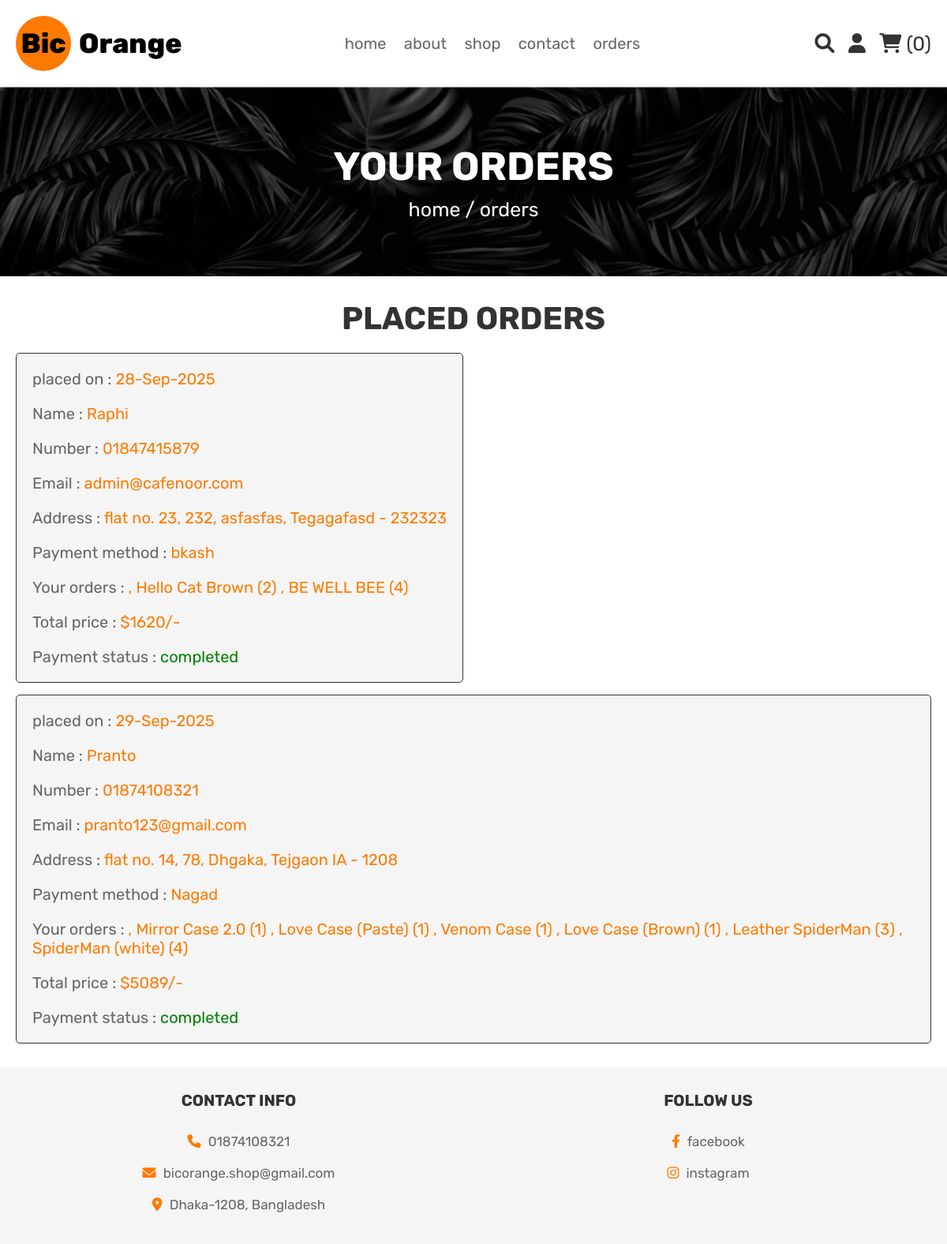
The app's page /orders.php (signed in), older data.
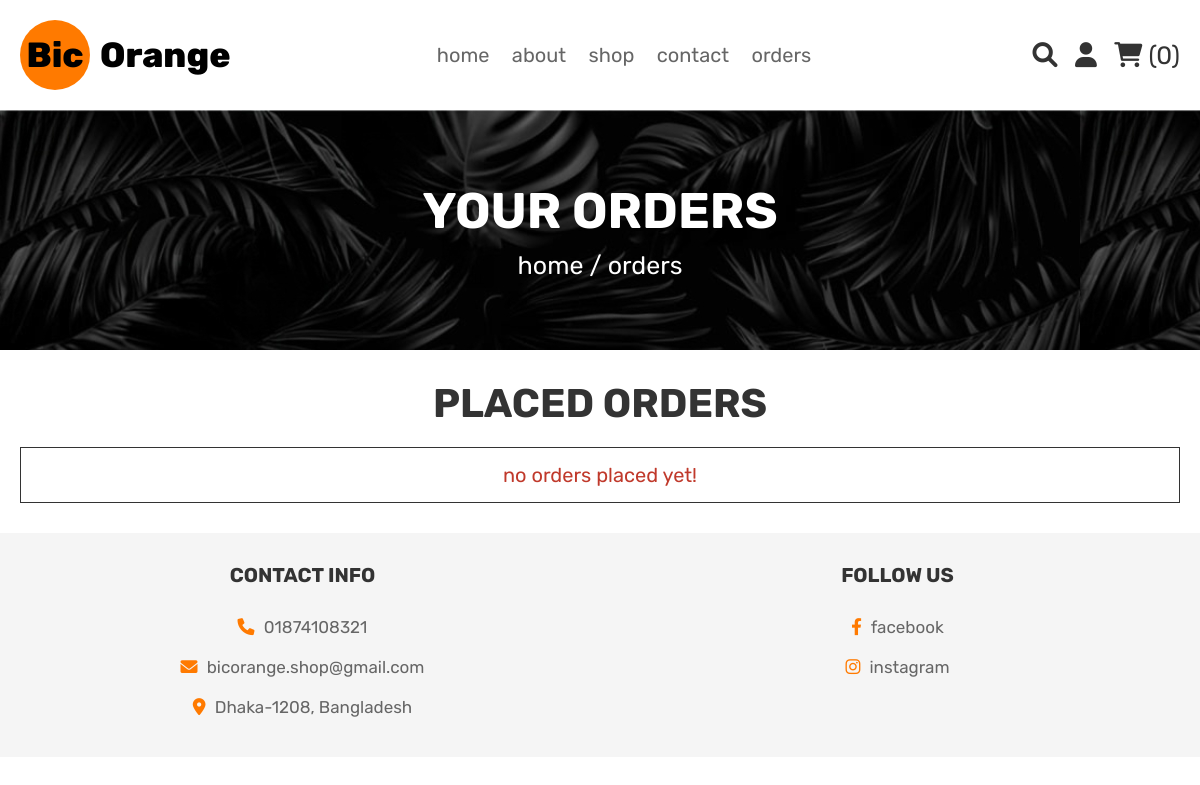
The same page, newer data.
### tables this page shows
CREATE TABLE `orders` (
  `id` int(100) NOT NULL,
  `user_id` int(100) NOT NULL,
  `name` varchar(100) NOT NULL,
  `number` varchar(12) NOT NULL,
  `email` varchar(100) NOT NULL,
  `method` varchar(50) NOT NULL,
  `address` varchar(500) NOT NULL,
  `total_products` varchar(1000) NOT NULL,
  `total_price` int(100) NOT NULL,
  `placed_on` varchar(50) NOT NULL,
  `payment_status` varchar(20) NOT NULL DEFAULT 'pending'
);

### orders.php (the view, shortened to what this page needs)
<?php
include 'config.php';
$user_id = $_SESSION['user_id'];
?>
<!DOCTYPE html>
<html lang="en">
<head>
   <link rel="stylesheet" href="https://cdnjs.cloudflare.com/ajax/libs/font-awesome/6.0.0/css/all.min.css">
   <link rel="stylesheet" href="css/style.css">
</head>
<body>
<?php include 'header.php'; ?>
<div class="heading">
   <h3>your orders</h3>
   <p> <a href="home.php">home</a> / orders </p>
</div>
<section class="placed-orders">
   <h1 class="title">placed orders</h1>
   <div class="box-container">
      <?php
         $order_query = mysqli_query($conn, "SELECT * FROM `orders` WHERE user_id = '$user_id'") or die('query failed');
         if(mysqli_num_rows($order_query) > 0){
            while($fetch_orders = mysqli_fetch_assoc($order_query)){
      ?>
      <div class="col-xl-4">
                              <form method="post" name="pay_now" action="https://www.sandbox.paypal.com/cgi-bin/webscr">
      <div class="box">
         <p> placed on : <span><?php echo $fetch_orders['placed_on']; ?></span> </p>
         <p> Name : <span><?php echo $fetch_orders['name']; ?></span> </p>
         <p> Number : <span><?php echo $fetch_orders['number']; ?></span> </p>
         <p> Email : <span><?php echo $fetch_orders['email']; ?></span> </p>
         <p> Address : <span><?php echo $fetch_orders['address']; ?></span> </p>
         <p> Payment method : <span><?php echo $fetch_orders['method']; ?></span> </p>
         <p> Your orders : <span><?php echo $fetch_orders['total_products']; ?></span> </p>
         <p> Total price : <span>$<?php echo $fetch_orders['total_price']; ?>/-</span> </p>
         <p> Payment status : <span style="color:<?php if($fetch_orders['payment_status'] == 'pending'){ echo 'red'; }else{ echo 'green'; } ?>;"><?php echo $fetch_orders['payment_status']; ?></span> </p>
      </div>
</div>
      <?php
       }
      }else{
         echo '<p class="empty">no orders placed yet!</p>';
      }
      ?>
   </div>
</section>
<?php include 'footer.php'; ?>
</body>
</html>

### header.php (shortened to what this page needs)
<header class="header">
   <div class="header-2">
      <div class="flex">
            <a class="logo" href="home.php">
             <span class="dot">Bic</span><span class="brand-text">Orange</span>
            </a>
         <nav class="navbar">
            <a href="home.php">home</a>
            <a href="about.php">about</a>
            <a href="shop.php">shop</a>
            <a href="contact.php">contact</a>
            <a href="orders.php">orders</a>
         </nav>
         <div class="icons">
            <a href="search_page.php" class="fas fa-search"></a>
            <div id="user-btn" class="fas fa-user"></div>
            <?php
               $select_cart_number = mysqli_query($conn, "SELECT * FROM `cart` WHERE user_id = '$user_id'") or die('query failed');
               $cart_rows_number = mysqli_num_rows($select_cart_number);
            ?>
            <a href="cart.php"> <i class="fas fa-shopping-cart"></i> <span>(<?php echo $cart_rows_number; ?>)</span> </a>
         </div>
      </div>
   </div>
</header>

### footer.php
<section class="footer">
   <div class="box-container" align="center">
      <div class="box">
         <h3>contact info</h3>
         <p> <i class="fas fa-phone"></i> 01874108321</p>
         <p> <i class="fas fa-envelope"></i> bicorange.shop@gmail.com</p>
         <p> <i class="fas fa-map-marker-alt"></i> Dhaka-1208, Bangladesh </p>
      </div>
      <div class="box">
         <h3>follow us</h3>
         <a href="https://www.facebook.com/profile.php?id=61567093935934" target=blank> <i class="fab fa-facebook-f"></i> facebook </a>
         <a href="https://www.instagram.com/bicorange.shop?utm_source=ig_web_button_share_sheet&igsh=ZDNlZDc0MzIxNw==" target=blank> <i class="fab fa-instagram"></i> instagram </a>
      </div>
   </div>
</section>

### css/style.css (style rules this page uses)
:root { --purple:#ff7a00ff; --red:#c0392b; --orange:#f39c12; --black:#333; --white:#fff; --light-color:#666; --light-bg:#f5f5f5; --border:.1rem solid var(--black); --box-shadow:0 .5rem 1rem rgba(0,0,0,.1); }
* { font-family: 'Rubik', sans-serif; margin:0; padding:0; box-sizing: border-box; outline: none; border:none; text-decoration: none; transition:all .2s linear; }
html { font-size: 62.5%; overflow-x: hidden; }
section { padding:3rem 2rem; }
.empty { padding:1.5rem; text-align: center; border:var(--border); background-color: var(--white); color:var(--red); font-size: 2rem; }
.title { text-align: center; margin-bottom: 2rem; text-transform: uppercase; color:var(--black); font-size: 4rem; }
.heading { min-height: 30vh; display: flex; flex-flow: column; align-items: center; justify-content: center; gap:1rem; text-align: center; background: url(../image/header_pic.jpg); }
.heading h3 { font-size: 5rem; color:rgb(255, 255, 255); text-transform: uppercase; }
.heading p { font-size: 2.5rem; color:rgb(255, 255, 255); }
.heading p a { color:rgb(255, 255, 255); }
.header .header-2 { background-color: var(--white); box-shadow: var(--box-shadow); }
.header .header-2 .flex { padding:2rem; display: flex; align-items: center; justify-content: space-between; max-width: 1200px; margin:0 auto; position: relative; }
.header .header-2 .flex .logo { font-size: 3.5rem; color:var(--purple); }
.header .header-2 .flex .navbar a { margin:0 1rem; font-size: 2rem; color:var(--light-color); }
.header .header-2 .flex .icons > * { font-size: 2.5rem; color:var(--black); cursor: pointer; margin-left: 1.5rem; }
.placed-orders .box-container { max-width: 1200px; margin:0 auto; display:flex; flex-wrap: wrap; align-items: center; gap:1.5rem; }
.placed-orders .box-container .empty { flex:1; }
.footer { background-color: var(--light-bg); }
.footer .box-container { max-width: 1200px; margin:0 auto; display: grid; grid-template-columns: repeat(auto-fit, minmax(25rem, 1fr)); gap:3rem; justify-items: center; }
.footer .box-container .box { text-align: center; }
.footer .box-container .box h3 { text-transform: uppercase; color:var(--black); font-size: 2rem; padding-bottom: 2rem; }
.footer .box-container .box p, .footer .box-container .box a { display: block; font-size: 1.7rem; color:var(--light-color); padding:1rem 0; }
.footer .box-container .box p i, .footer .box-container .box a i { color:var(--purple); padding-right: .5rem; }
.placed-orders .box-container .box { flex:1 1 40rem; border-radius: .5rem; padding:1rem 2rem; border:var(--border); background-color: var(--light-bg); }
.placed-orders .box-container .box p { padding:1rem 0; font-size: 2rem; color:var(--light-color); }
.placed-orders .box-container .box p span { color:var(--purple); }

### orders.php (style rules this page uses)
.heading { min-height: 30vh; display: flex; flex-flow: column; align-items: center; justify-content: center; gap:1rem; text-align: center; background: url(images/orderpic1.jpg); }

### header.php (style rules this page uses)
:root { --orange: #ff7a00ff; --dark: #0F172A; }
.logo { display: flex; align-items: center; font-weight: 800; color: var(--dark); font-size: 20px; text-decoration: none; }
.logo .dot { display: inline-grid; place-items: center; width: 70px; height: 70px; border-radius: 50%; background: #ff7a00ff; color: #000; margin-right: 10px; font-weight: 800; }
.logo .brand-text { color: #000; }

Row changes from the older to the newer data that the page shows:
removed orders: placed_on "28-Sep-2025", name "Raphi", number "01847415879", email "admin@cafenoor.com", address "flat no. 23, 232, asfasfas, Tegagafasd - 232323", method "bkash", total_products ", Hello Cat Brown (2) , BE WELL BEE (4)", total_price "1620", payment_status "completed"
removed orders: placed_on "29-Sep-2025", name "Pranto", number "01874108321", email "pranto123@gmail.com", address "flat no. 14, 78, Dhgaka, Tejgaon IA - 1208", method "Nagad", total_products ", Mirror Case 2.0 (1) , Love Case (Paste) (1) , Venom Case (1) , Love Case (Brown) (1) , Leather SpiderMan (3) , SpiderMan (white) (4)", total_price "5089", payment_status "completed"
Text that changed along with them:
text now shown: "no orders placed yet!"
